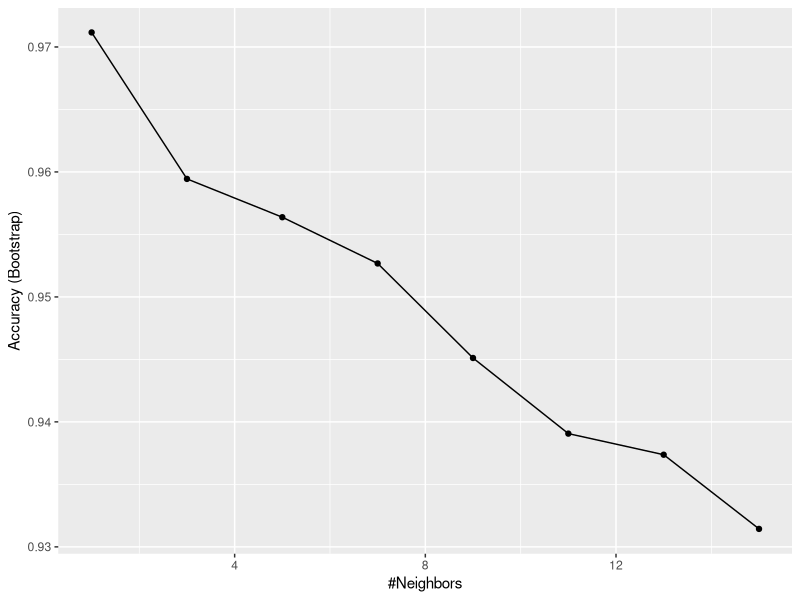
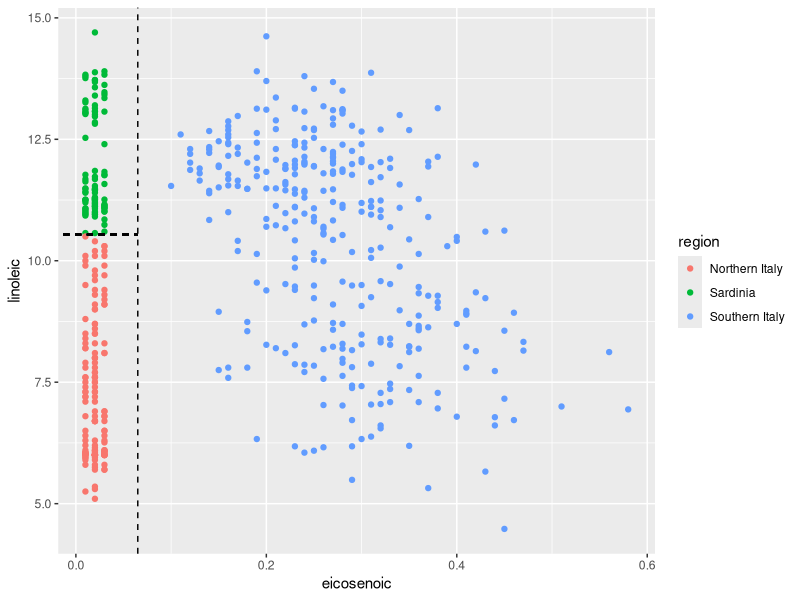
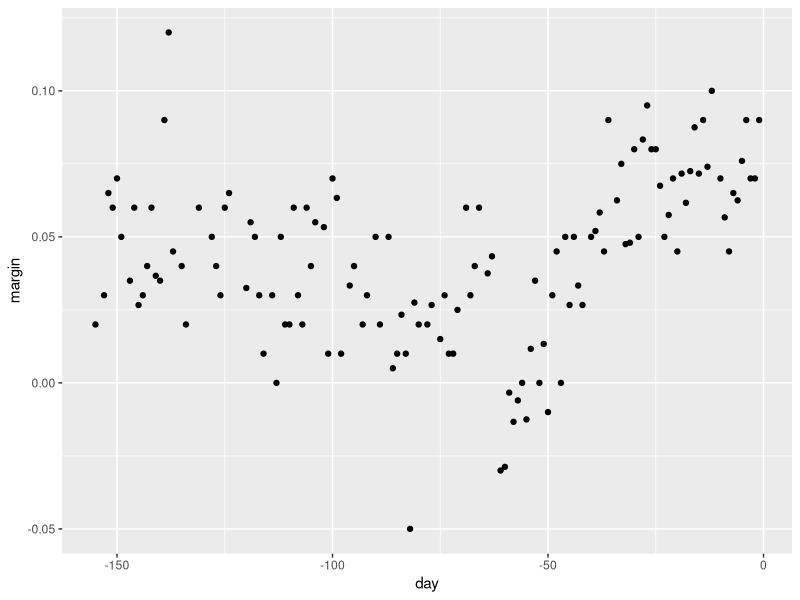
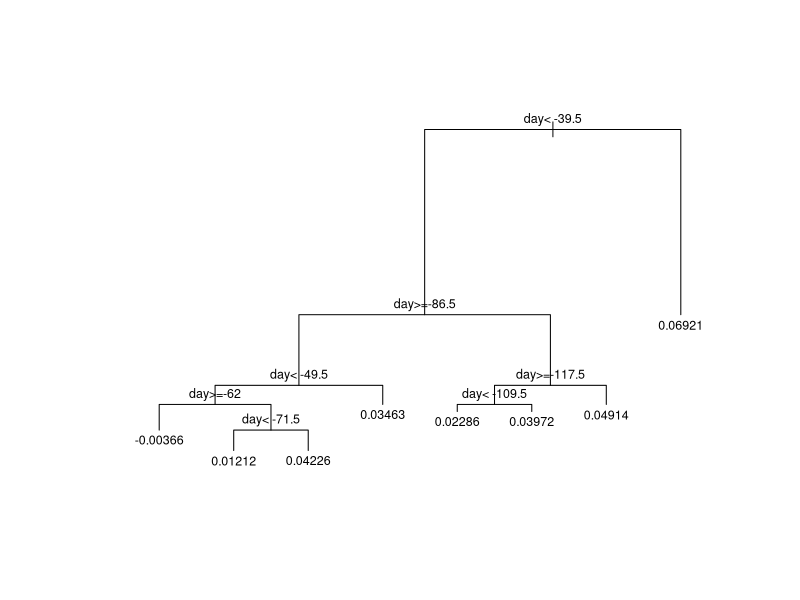
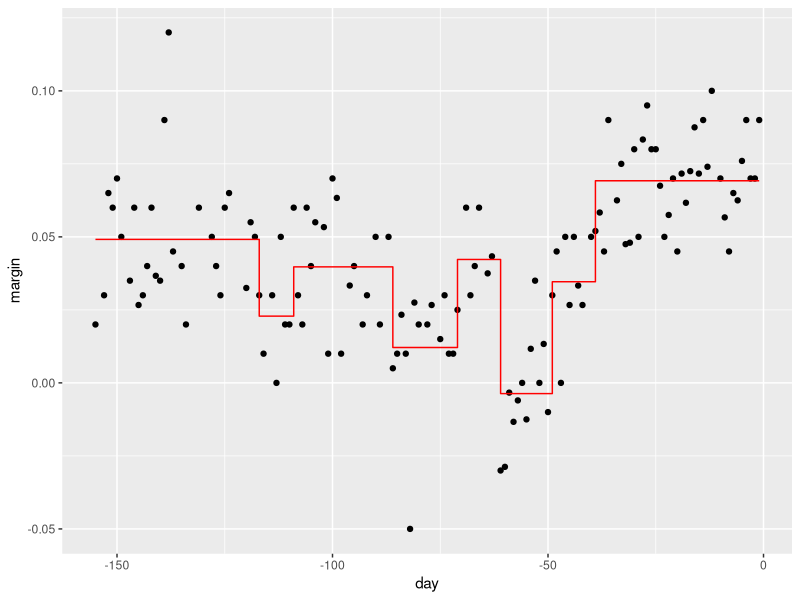
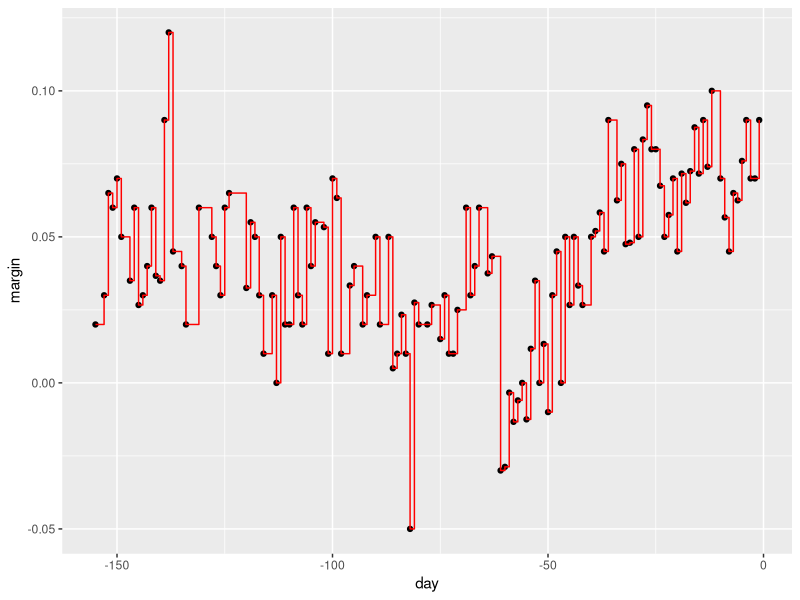
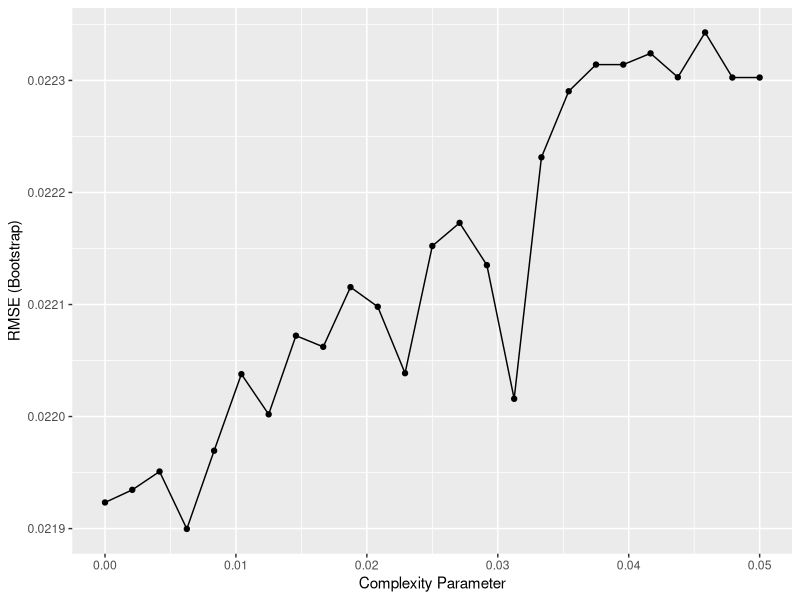
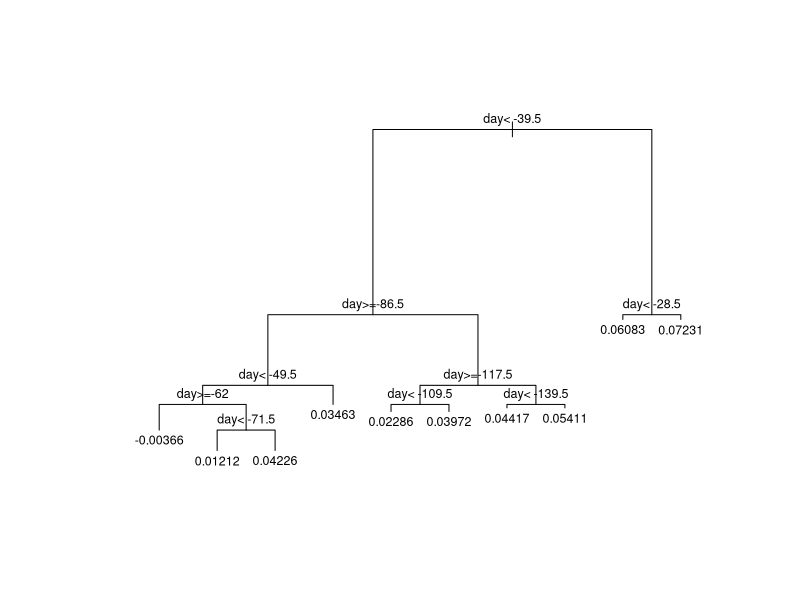

Reproduce these figures in R, in order.
# Load data
library(tidyverse)
library(dslabs)
data("olive")
olive %>% as_tibble()
table(olive$region)
olive <- select(olive, -area)

head(olive)

#predicting region based on knn
library(caret)
fit <- train(region ~ .,  method = "knn", 
             tuneGrid = data.frame(k = seq(1, 15, 2)), 
             data = olive)
ggplot(fit)
p <- olive %>% 
  ggplot(aes(eicosenoic, linoleic, color = region)) + 
  geom_point()

p + geom_vline(xintercept = 0.065, lty = 2) + 
  geom_segment(x = -0.2, y = 10.54, xend = 0.065, yend = 10.54, color = "black", lty = 2)

# load data for regression tree
data("polls_2008")
qplot(day, margin, data = polls_2008)

library(rpart)
fit <- rpart(margin ~ ., data = polls_2008)

# visualize the splits 
plot(fit, margin = 0.1)
text(fit, cex = 0.75)
polls_2008 %>% 
  mutate(y_hat = predict(fit)) %>% 
  ggplot() +
  geom_point(aes(day, margin)) +
  geom_step(aes(day, y_hat), col="red")


# change parameters
fit <- rpart(margin ~ ., data = polls_2008, control = rpart.control(cp = 0, minsplit = 2))
polls_2008 %>% 
  mutate(y_hat = predict(fit)) %>% 
  ggplot() +
  geom_point(aes(day, margin)) +
  geom_step(aes(day, y_hat), col="red")


# use cross validation to choose cp
library(caret)
train_rpart <- train(margin ~ ., method = "rpart", tuneGrid = data.frame(cp = seq(0, 0.05, len = 25)), data = polls_2008)
ggplot(train_rpart)



# access the final model and plot it
plot(train_rpart$finalModel, margin = 0.1)
text(train_rpart$finalModel, cex = 0.75)
polls_2008 %>% 
  mutate(y_hat = predict(train_rpart)) %>% 
  ggplot() +
  geom_point(aes(day, margin)) +
  geom_step(aes(day, y_hat), col="red")

# prune the tree 
pruned_fit <- prune(fit, cp = 0.01)
